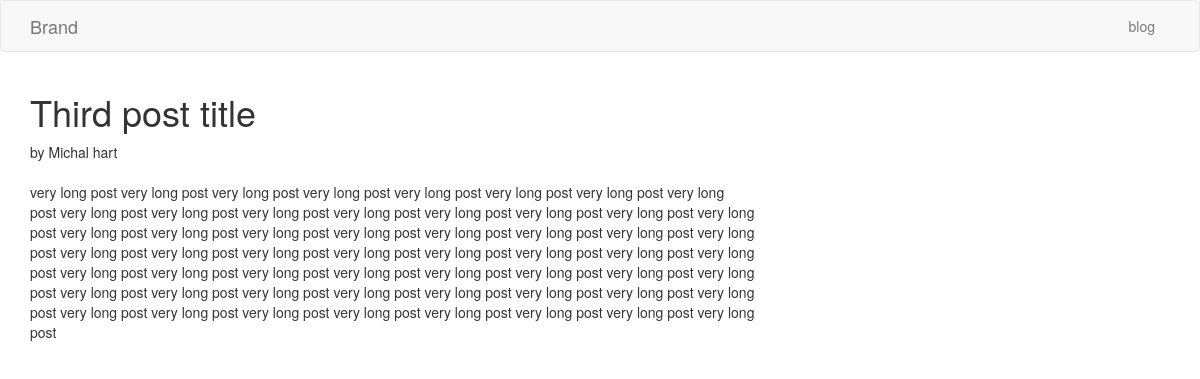
Page /blog/3/ on the committed database.
### blog/models.py (models this page shows, shortened)
class Post(models.Model):
    title = models.CharField(max_length=200)
    body = RichTextField()
    pub_date = models.DateTimeField('date published')
    author = models.ForeignKey(User)
    image = models.ImageField(blank=True, upload_to='./static/uploads')

### blog/views.py (the view)
# urls.py: url(r'^(?P<pk>[0-9]+)/$', views.ShowView.as_view(), name='show'),
class ShowView(generic.DetailView):
    model = Post
    template_name = 'blog/show.html'

### blog/templates/blog/show.html (shortened to what this page needs)
{% extends 'static/base.html' %}
{% block content %}
{% if post.image %}
<div class="cover-image" style="background-image: url(/{{post.image}})">
  <div class="container">
    <div class="blog-header">
      <h1 class="blog-title">
        {{ post.title }}
      </h1>
      <p class="blog-post-meta">by {{ post.author.get_full_name}}</p>
    </div>
  </div>
</div>
{% endif %}
  <div class="container">
    <div class="row">
      <div class="col-sm-8 blog-main">
        <div class="blog-post">
          <p>{{ post.body|safe }}</p>
        </div>
      </div>
    </div>
  </div>
{% endblock content %}

### rows in the picture
Post: title "Third post title", author.get_full_name "Michal hart", body "very long post very long post very long post very long post very long post very long post very long post very long post very long post very long post very long post very long post very long post very long post very long post very long post very long post very long post very long post very long post very long post very long post very long post very long post very long post very long post very long post very long post very long post very long post very long post very long post very long post very long post very long post very long post very long post very long post very long post very long post very long post very long post very long post very long post very long post very long post very long…"
